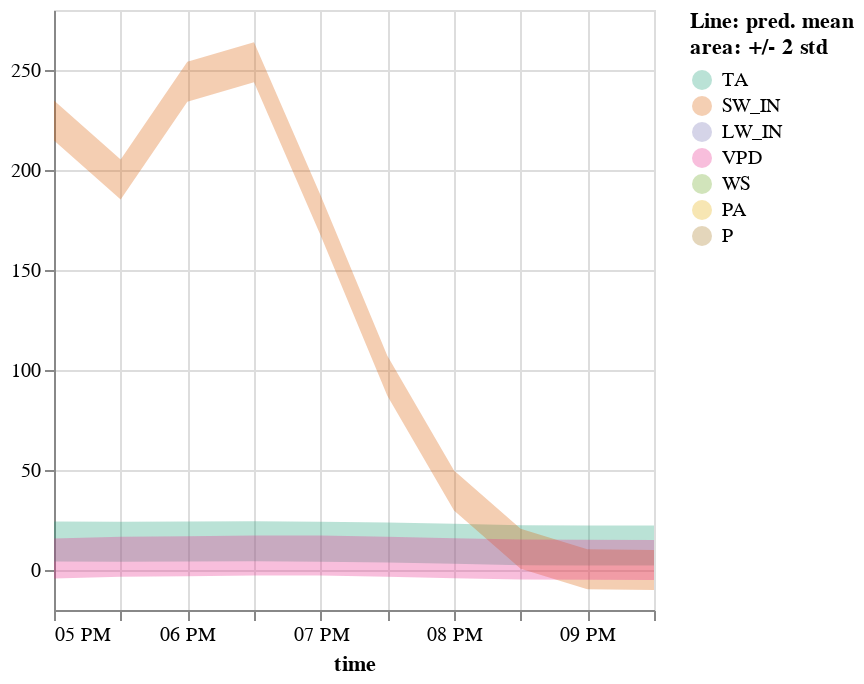

Notebook source saved alongside this figure:
### Code cell
plot_error(m_df.tidy().assign(std=5))

### Figure 1 — Vega-Lite specification as saved in the notebook (floating-point values rounded to 4 significant figures)
{"config": {"view": {"continuousWidth": 300, "continuousHeight": 300}}, "data": {"name": "data-499ab9a70408ff42ce910d15967efab1"}, "mark": "errorband", "encoding": {"color": {"field": "variable", "legend": {"title": ["Line: pred. mean", "area: +/- 2 std"]}, "scale": {"domain": ["TA", "SW_IN", "LW_IN", "VPD", "WS", "PA", "P"], "range": ["#1B9E77", "#D95F02", "#7570B3", "#E7298A", "#66A61E", "#E6AB02", "#A6761D", "#666666"]}, "type": "nominal"}, "x": {"field": "time", "type": "temporal"}, "y": {"field": "err_low", "scale": {"zero": false}, "title": "", "type": "quantitative"}, "y2": {"field": "err_high"}}, "params": [{"name": "param_6", "select": {"type": "interval"}, "bind": "scales"}], "$schema": "https://vega.github.io/schema/vega-lite/v5.2.0.json", "datasets": {"data-499ab9a70408ff42ce910d15967efab1": [{"time": "2000-06-15T17:00:00", "variable": "TA", "value": 14.22, "is_present": false, "std": 5, "err_low": 4.22, "err_high": 24.22}, {"time": "2000-06-15T17:30:00", "variable": "TA", "value": 14.11, "is_present": false, "std": 5, "err_low": 4.11, "err_high": 24.11}, {"time": "2000-06-15T18:00:00", "variable": "TA", "value": 14.23, "is_present": false, "std": 5, "err_low": 4.23, "err_high": 24.23}, {"time": "2000-06-15T18:30:00", "variable": "TA", "value": 14.4, "is_present": false, "std": 5, "err_low": 4.4, "err_high": 24.4}, {"time": "2000-06-15T19:00:00", "variable": "TA", "value": 14.09, "is_present": false, "std": 5, "err_low": 4.09, "err_high": 24.09}, {"time": "2000-06-15T19:30:00", "variable": "TA", "value": 13.71, "is_present": false, "std": 5, "err_low": 3.71, "err_high": 23.71}, {"time": "2000-06-15T20:00:00", "variable": "TA", "value": 13.08, "is_present": false, "std": 5, "err_low": 3.08, "err_high": 23.08}, {"time": "2000-06-15T20:30:00", "variable": "TA", "value": 12.41, "is_present": false, "std": 5, "err_low": 2.41, "err_high": 22.41}, {"time": "2000-06-15T21:00:00", "variable": "TA", "value": 12.27, "is_present": false, "std": 5, "err_low": 2.27, "err_high": 22.27}, {"time": "2000-06-15T21:30:00", "variable": "TA", "value": 12.2, "is_present": false, "std": 5, "err_low": 2.2, "err_high": 22.2}, {"time": "2000-06-15T17:00:00", "variable": "SW_IN", "value": 224.8, "is_present": true, "std": 5, "err_low": 214.8, "err_high": 234.8}, {"time": "2000-06-15T17:30:00", "variable": "SW_IN", "value": 195.3, "is_present": true, "std": 5, "err_low": 185.3, "err_high": 205.3}, {"time": "2000-06-15T18:00:00", "variable": "SW_IN", "value": 244.2, "is_present": true, "std": 5, "err_low": 234.2, "err_high": 254.2}, {"time": "2000-06-15T18:30:00", "variable": "SW_IN", "value": 253.9, "is_present": true, "std": 5, "err_low": 243.9, "err_high": 263.9}, {"time": "2000-06-15T19:00:00", "variable": "SW_IN", "value": 177.3, "is_present": true, "std": 5, "err_low": 167.3, "err_high": 187.3}, {"time": "2000-06-15T19:30:00", "variable": "SW_IN", "value": 97.07, "is_present": true, "std": 5, "err_low": 87.07, "err_high": 107.1}, {"time": "2000-06-15T20:00:00", "variable": "SW_IN", "value": 39.71, "is_present": true, "std": 5, "err_low": 29.71, "err_high": 49.71}, {"time": "2000-06-15T20:30:00", "variable": "SW_IN", "value": 10.65, "is_present": true, "std": 5, "err_low": 0.65, "err_high": 20.65}, {"time": "2000-06-15T21:00:00", "variable": "SW_IN", "value": 0.32, "is_present": true, "std": 5, "err_low": -9.68, "err_high": 10.32}, {"time": "2000-06-15T21:30:00", "variable": "SW_IN", "value": 0.0, "is_present": true, "std": 5, "err_low": -10.0, "err_high": 10.0}, {"time": "2000-06-15T17:00:00", "variable": "VPD", "value": 5.799, "is_present": true, "std": 5, "err_low": -4.201, "err_high": 15.8}, {"time": "2000-06-15T17:30:00", "variable": "VPD", "value": 6.577, "is_present": true, "std": 5, "err_low": -3.423, "err_high": 16.58}, {"time": "2000-06-15T18:00:00", "variable": "VPD", "value": 6.931, "is_present": true, "std": 5, "err_low": -3.069, "err_high": 16.93}, {"time": "2000-06-15T18:30:00", "variable": "VPD", "value": 7.286, "is_present": true, "std": 5, "err_low": -2.714, "err_high": 17.29}, {"time": "2000-06-15T19:00:00", "variable": "VPD", "value": 7.251, "is_present": true, "std": 5, "err_low": -2.749, "err_high": 17.25}, {"time": "2000-06-15T19:30:00", "variable": "VPD", "value": 6.683, "is_present": true, "std": 5, "err_low": -3.317, "err_high": 16.68}, {"time": "2000-06-15T20:00:00", "variable": "VPD", "value": 5.851, "is_present": true, "std": 5, "err_low": -4.149, "err_high": 15.85}, {"time": "2000-06-15T20:30:00", "variable": "VPD", "value": 5.254, "is_present": true, "std": 5, "err_low": -4.746, "err_high": 15.25}, {"time": "2000-06-15T21:00:00", "variable": "VPD", "value": 5.164, "is_present": true, "std": 5, "err_low": -4.836, "err_high": 15.16}, {"time": "2000-06-15T21:30:00", "variable": "VPD", "value": 5.037, "is_present": true, "std": 5, "err_low": -4.963, "err_high": 15.04}]}}
